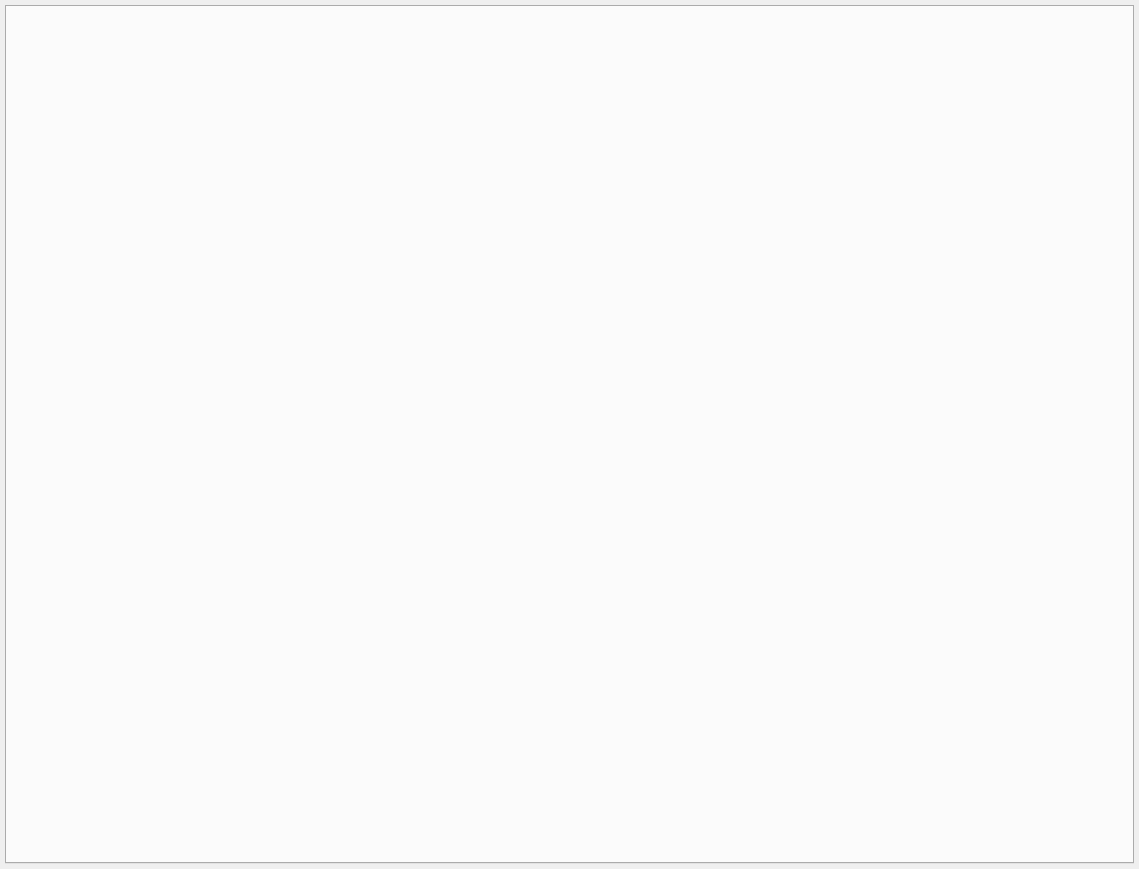
<?xml version="1.0" encoding="UTF-8"?>
<ui version="4.0">
 <author>Anton Rau</author>
 <class>GroupHousingWidget</class>
 <widget class="QWidget" name="GroupHousingWidget">
  <property name="geometry">
   <rect>
    <x>0</x>
    <y>0</y>
    <width>1139</width>
    <height>869</height>
   </rect>
  </property>
  <property name="windowTitle">
   <string>Group Housing</string>
  </property>
  <layout class="QVBoxLayout" name="verticalLayout">
   <property name="spacing">
    <number>0</number>
   </property>
   <property name="leftMargin">
    <number>5</number>
   </property>
   <property name="topMargin">
    <number>5</number>
   </property>
   <property name="rightMargin">
    <number>5</number>
   </property>
   <property name="bottomMargin">
    <number>5</number>
   </property>
   <item>
    <widget class="QTabWidget" name="tabWidget">
     <property name="currentIndex">
      <number>-1</number>
     </property>
    </widget>
   </item>
  </layout>
 </widget>
 <resources>
  <include location="../../../../../../resources/resources.qrc"/>
 </resources>
 <connections/>
</ui>
